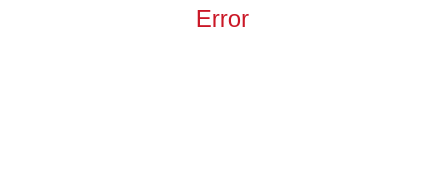
<?xml version="1.0" encoding="UTF-8"?>
<ui version="4.0">
 <class>ErrorDialog</class>
 <widget class="QDialog" name="ErrorDialog">
  <property name="windowModality">
   <enum>Qt::ApplicationModal</enum>
  </property>
  <property name="geometry">
   <rect>
    <x>0</x>
    <y>0</y>
    <width>445</width>
    <height>175</height>
   </rect>
  </property>
  <property name="windowTitle">
   <string/>
  </property>
  <property name="styleSheet">
   <string notr="true">QDialog
{
	background-color: #ffffff;
	border: 0;
	border-radius: 16px;
}</string>
  </property>
  <property name="modal">
   <bool>true</bool>
  </property>
  <layout class="QGridLayout" name="gridLayout">
   <property name="leftMargin">
    <number>5</number>
   </property>
   <property name="topMargin">
    <number>5</number>
   </property>
   <property name="rightMargin">
    <number>5</number>
   </property>
   <property name="bottomMargin">
    <number>5</number>
   </property>
   <property name="spacing">
    <number>0</number>
   </property>
   <item row="0" column="0">
    <widget class="QLabel" name="captionLabel">
     <property name="font">
      <font>
       <family>Helvetica Neue</family>
       <pointsize>18</pointsize>
      </font>
     </property>
     <property name="styleSheet">
      <string notr="true">QLabel
{
color: #ca1726;
}</string>
     </property>
     <property name="text">
      <string>Error</string>
     </property>
     <property name="alignment">
      <set>Qt::AlignCenter</set>
     </property>
    </widget>
   </item>
   <item row="1" column="0">
    <widget class="QFrame" name="frame">
     <property name="sizePolicy">
      <sizepolicy hsizetype="Preferred" vsizetype="Preferred">
       <horstretch>0</horstretch>
       <verstretch>1</verstretch>
      </sizepolicy>
     </property>
     <property name="styleSheet">
      <string notr="true">QFrame
{
	background-color: #FFFFFF;
	border: 0;
}</string>
     </property>
     <property name="frameShape">
      <enum>QFrame::StyledPanel</enum>
     </property>
     <property name="frameShadow">
      <enum>QFrame::Raised</enum>
     </property>
     <layout class="QGridLayout" name="gridLayout_2">
      <property name="leftMargin">
       <number>5</number>
      </property>
      <property name="topMargin">
       <number>5</number>
      </property>
      <property name="rightMargin">
       <number>5</number>
      </property>
      <property name="bottomMargin">
       <number>5</number>
      </property>
      <property name="spacing">
       <number>0</number>
      </property>
      <item row="2" column="1">
       <widget class="QPushButton" name="supportButton">
        <property name="sizePolicy">
         <sizepolicy hsizetype="Fixed" vsizetype="Fixed">
          <horstretch>0</horstretch>
          <verstretch>0</verstretch>
         </sizepolicy>
        </property>
        <property name="minimumSize">
         <size>
          <width>110</width>
          <height>41</height>
         </size>
        </property>
        <property name="font">
         <font>
          <family>Helvetica Neue</family>
          <pointsize>10</pointsize>
         </font>
        </property>
        <property name="cursor">
         <cursorShape>PointingHandCursor</cursorShape>
        </property>
        <property name="focusPolicy">
         <enum>Qt::NoFocus</enum>
        </property>
        <property name="styleSheet">
         <string notr="true">QPushButton
{
	border:0px;
	color: #ffffff;
	border-image: url(:/imgs/b-support-norm.png);
}
QPushButton:hover:!pressed
{
	border-image: url(:/imgs/b-support-hover.png);
}
QPushButton:pressed
{
	border-image: url(:/imgs/b-support-pressed.png);
}</string>
        </property>
        <property name="text">
         <string/>
        </property>
       </widget>
      </item>
      <item row="2" column="0">
       <widget class="QPushButton" name="closeButton">
        <property name="sizePolicy">
         <sizepolicy hsizetype="Fixed" vsizetype="Fixed">
          <horstretch>0</horstretch>
          <verstretch>0</verstretch>
         </sizepolicy>
        </property>
        <property name="minimumSize">
         <size>
          <width>110</width>
          <height>41</height>
         </size>
        </property>
        <property name="font">
         <font>
          <family>Helvetica Neue</family>
          <pointsize>10</pointsize>
         </font>
        </property>
        <property name="cursor">
         <cursorShape>PointingHandCursor</cursorShape>
        </property>
        <property name="focusPolicy">
         <enum>Qt::NoFocus</enum>
        </property>
        <property name="styleSheet">
         <string notr="true">QPushButton
{
	border:0px;
	color: #ffffff;
	border-image: url(:/imgs/b-close-norm.png);
}
QPushButton:hover:!pressed
{
	border-image: url(:/imgs/b-close-hover.png);
}
QPushButton:pressed
{
	border-image: url(:/imgs/b-close-pressed.png);
}</string>
        </property>
        <property name="text">
         <string/>
        </property>
       </widget>
      </item>
      <item row="1" column="0" colspan="2">
       <widget class="QLabel" name="textLabel">
        <property name="font">
         <font>
          <family>Helvetica Neue</family>
          <pointsize>14</pointsize>
         </font>
        </property>
        <property name="text">
         <string/>
        </property>
        <property name="scaledContents">
         <bool>false</bool>
        </property>
        <property name="alignment">
         <set>Qt::AlignCenter</set>
        </property>
        <property name="wordWrap">
         <bool>true</bool>
        </property>
       </widget>
      </item>
      <item row="2" column="2">
       <widget class="QPushButton" name="reportButton">
        <property name="sizePolicy">
         <sizepolicy hsizetype="Fixed" vsizetype="Fixed">
          <horstretch>0</horstretch>
          <verstretch>0</verstretch>
         </sizepolicy>
        </property>
        <property name="minimumSize">
         <size>
          <width>110</width>
          <height>41</height>
         </size>
        </property>
        <property name="styleSheet">
         <string notr="true">QPushButton
{
	border:0px;
	color: #ffffff;
	border-image: url(:/imgs/b-report-norm.png);
}
QPushButton:hover:!pressed
{
	border-image: url(:/imgs/b-report-hover.png);
}
QPushButton:pressed
{
	border-image: url(:/imgs/b-report-pressed.png);
}</string>
        </property>
        <property name="text">
         <string/>
        </property>
       </widget>
      </item>
     </layout>
    </widget>
   </item>
  </layout>
 </widget>
 <resources/>
 <connections/>
</ui>
